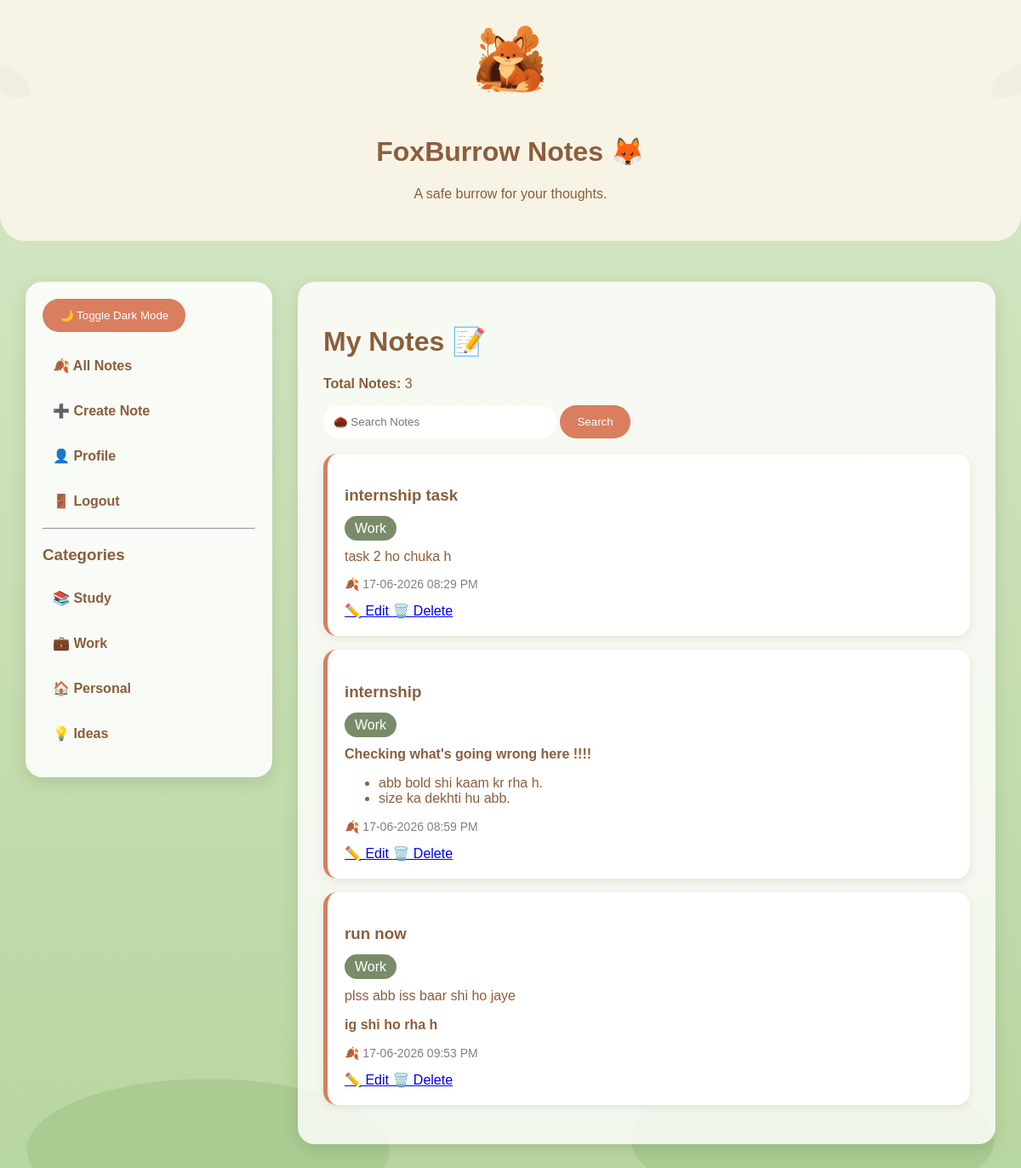
Page /notes?category=Work (signed in) on the committed database.
### tables this page shows
CREATE TABLE notes(
    id INTEGER PRIMARY KEY AUTOINCREMENT,
    title TEXT NOT NULL,
    content TEXT NOT NULL,
    user_id INTEGER,
    created_at TEXT
, category TEXT);

### app.py (the view, shortened to what this page needs)
@app.route("/notes")
def view_notes():
    if "user_id" not in session:
        return redirect("/login")
    search = request.args.get("search")
    category = request.args.get("category")
    conn = sqlite3.connect("database.db")
    cursor = conn.cursor()
    if category:
        cursor.execute(
            """
            SELECT * FROM notes
            WHERE user_id=? AND category=?
            """,
            (session["user_id"], category)
        )
    notes = cursor.fetchall()
    decrypted_notes = []
    for note in notes:
        try:
            decrypted_content = cipher.decrypt(
                note[2].encode()
            ).decode()
            note = list(note)
            note[2] = decrypted_content
        except:
            pass
        decrypted_notes.append(note)
    notes = decrypted_notes
    note_count = len(notes)
    conn.close()
    return render_template(
        "notes.html",
        notes=notes,
        note_count=note_count
    )

### templates/notes.html (shortened to what this page needs)
<!DOCTYPE html>
<html lang="en">
<head>
    <link rel="stylesheet"
    href="{{ url_for('static', filename='css/style.css') }}">
</head>
<body class="notes-body">
<div class="hero">
    <img
    src="{{ url_for('static', filename='images/fox-sitting.png') }}"
    style="width:80px;height:80px;"
    class="fox"/>
    <div>
        <h1>FoxBurrow Notes 🦊</h1>
        <p>A safe burrow for your thoughts.</p>
    </div>
</div>
<br>
<div class="main-layout">
<div class="sidebar">
    <button onclick="toggleDarkMode()">
        🌙 Toggle Dark Mode
    </button>
    <br><br>
    <a href="/notes">🍂 All Notes</a>
    <a href="/create-note">
        ➕ Create Note
    </a>
    <a href="/profile">
        👤 Profile
    </a>
    <a href="/logout">
        🚪 Logout
    </a>
    <hr>
    <h3>Categories</h3>
    <a href="/notes?category=Study">
        📚 Study
    </a>
    <a href="/notes?category=Work">
        💼 Work
    </a>
    <a href="/notes?category=Personal">
        🏠 Personal
    </a>
    <a href="/notes?category=Ideas">
        💡 Ideas
    </a>
</div>
<div class="content">
    <h1>My Notes 📝</h1>
    <p>
        <b>Total Notes:</b> {{ note_count }}
    </p>
    <form method="GET">
        <input
        class="search-box"
        type="text"
        name="search"
        placeholder="🌰 Search Notes">
        <button type="submit">
            Search
        </button>
    </form>
    <br>
    {% if notes %}
        {% for note in notes %}
        <div class="note-card">
            <h3>{{ note[1] }}</h3>
            <span class="category-tag">
                {{ note[5] }}
            </span>
            <div class="note-content">
                {{ note[2] | safe }}
            </div>
            <p class="date">
                🍂 {{ note[4] }}
            </p>
            <a href="/edit-note/{{ note[0] }}">
                ✏️ Edit
            </a>
            <a
            href="#"
            onclick="showDeleteModal('{{ note[0] }}'); return false;">
                🗑️ Delete
            </a>
        </div>
        {% endfor %}
    {% else %}
        <h3>No Notes Found 😔</h3>
        <p>Create your first note!</p>
    {% endif %}
</div>
</div>
</body>
</html>

### static/css/style.css (style rules this page uses)
:root { --cream: #FDF6EC; --terracotta: #D97E5E; --moss: #7A8B69; --brown: #8B5E3C; --dark-bg: #1B2A22; --amber: #F4B860; --white: #E8E8E8; }
body { max-width: 1200px; margin: auto; background-color: var(--cream); color: var(--brown); font-family: Arial, sans-serif; padding: 20px; }
.notes-body { max-width: none; margin: 0; padding: 0; min-height: 100vh; background: linear-gradient(180deg, #D7E8C8 0%, #B8D6A0 100%); position: relative; overflow-x: hidden; font-family: Arial, sans-serif; color: var(--brown); }
.hero { background: rgba(253, 246, 236, 0.85); padding: 30px; border-radius: 0 0 30px 30px; display: flex; align-items: center; gap: 20px; position: relative; z-index: 2; flex-direction: column; justify-content: center; text-align: center; }
.fox { width: 80px; height: auto; }
.note-card { background: white; border-radius: 16px; padding: 20px; margin-bottom: 16px; box-shadow: 0 3px 10px rgba(139, 94, 60, 0.12); border-left: 5px solid var(--terracotta); transition: transform 0.15s ease, box-shadow 0.15s ease; }
.category-tag { background: var(--moss); color: white; padding: 6px 12px; border-radius: 20px; }
.search-box { padding: 12px; border-radius: 20px; border: none; width: 250px; }
button { background: var(--terracotta); color: white; border: none; border-radius: 20px; padding: 12px 20px; cursor: pointer; }
.date { color: gray; font-size: 14px; }
.note-content { margin-top: 15px; margin-bottom: 15px; }
.main-layout { display: flex; align-items: flex-start; gap: 30px; margin-top: 30px; padding: 0 30px 30px; position: relative; z-index: 2; }
.sidebar { width: 250px; min-width: 250px; background: rgba(255, 255, 255, 0.88); padding: 20px; border-radius: 20px; box-shadow: 0 6px 18px rgba(60, 80, 40, 0.15); position: relative; z-index: 2; }
.sidebar a { display: block; text-decoration: none; color: #8B5E3C; padding: 12px; margin-bottom: 10px; border-radius: 12px; font-weight: bold; }
.content { flex: 1; background: rgba(255, 255, 255, 0.82); border-radius: 20px; padding: 30px; min-height: 600px; box-shadow: 0 6px 18px rgba(60, 80, 40, 0.15); position: relative; z-index: 2; }
.hero img, .hero .fox, .hero .fox-walking, .hero .fox-reading, .hero .fox-guard { margin: 0 auto 8px; }

### rows in the picture
notes: title "internship task", category "Work", content "task 2 ho chuka h", created_at "17-06-2026 08:29 PM"
notes: title "internship", category "Work", content "Checking what's going wrong here !!!! abb bold shi kaam kr rha h. size ka dekhti hu abb.", created_at "17-06-2026 08:59 PM"
notes: title "run now", category "Work", content "plss abb iss baar shi ho jaye ig shi ho rha h", created_at "17-06-2026 09:53 PM"

### other values in the picture
{{ note_count }} "3"
